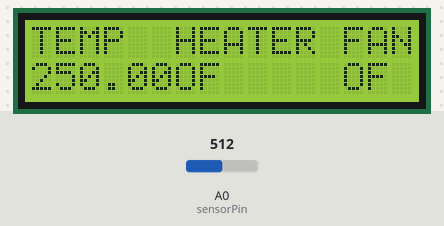
Bench run of a sketch on a simulated Arduino Uno, built with avr-gcc and run on an emulated ATmega328P. Parts: 16×2 character LCD. Inputs (shaded band) come from the test bench; at power-on: A0 (sensorPin) = 512. What the sketch prints to the serial monitor is not drawn.

Above: at 1.2 s.
1.3 s: A0 (sensorPin) set to 54
At 3.2 s:
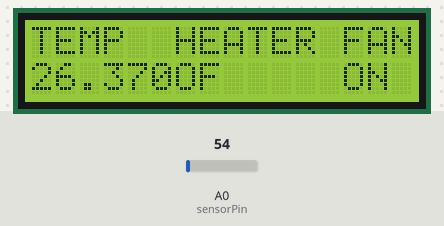
4.0 s: A0 (sensorPin) set to 51
At 5.1 s:
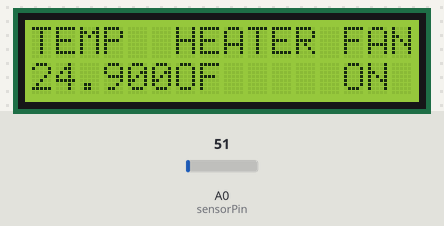
7.6 s: A0 (sensorPin) set to 15
At 10.5 s:
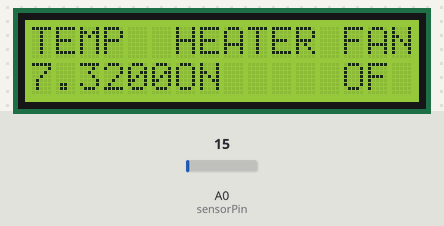
11.6 s: A0 (sensorPin) set to 122
At 15.4 s:
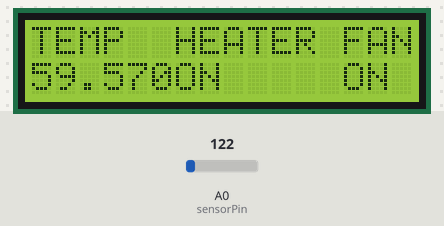
Timing chart, 0 to 16.6 s (numbered marks = the images above; inputs shaded):
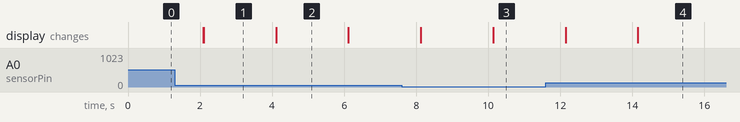

Measured:
- after the input at 1.3 s, the display: first differs from a run without the input after 0.80 s (image 1)
- after the input at 4.0 s, the display: changes after 0.11 s (image 2)
- after the input at 7.6 s, the display: first changes after 0.53 s (image 3 shows a later state)
- after the input at 11.6 s, the display: first changes after 0.55 s (image 4 shows a later state)
- what the display in image 2 shows lasts 2.0 s, from 4.1 s to 6.1 s

The sketch:

SmartChiqsArduinoFinal.ino
```cpp
#include <Wire.h>
#include <LiquidCrystal_I2C.h>
#define sensorPin A0
LiquidCrystal_I2C lcd(0x27, 16, 2);
int led1=10;
int led2=11;
int led3=12;
int signalpin =2;
int signalpin2=3;
void setup() {
  Serial.begin(9600);
  lcd.init();
  lcd.backlight();
  lcd.setCursor(0,0);
  lcd.print("TEMP");
  lcd.setCursor(6,0);
  lcd.print("HEATER");
  lcd.setCursor(6,1);
  lcd.print("OF");
  lcd.setCursor(13,0);
  lcd.print("FAN");
  lcd.setCursor(13,1);
  lcd.print("OF");

}
void loop() {
 int reading = analogRead(sensorPin);
  float voltage = reading * (5000 / 1024.0);
  float temperature = voltage / 10;
  Serial.print(temperature);
  Serial.print(" \xC2\xB0");
  Serial.println("C");
  lcd.setCursor(0,1);
  lcd.print(temperature);
  delay(2000);
  if (temperature<24){
  digitalWrite(led1, 1);
  digitalWrite(led2, 0);
  digitalWrite(led3,0);
  lcd.setCursor(6,1);
  lcd.print("ON");
  }
  else if (temperature>24&&temperature<25){
     digitalWrite(led1, 0);
     digitalWrite(led2, 1);
     digitalWrite(led3, 0);
     lcd.setCursor(6,1);
     lcd.print("OF");
     lcd.setCursor(13,1);
     lcd.print("OF");
    }
    else if (temperature>25)
    {
     digitalWrite(led1, 0);
     digitalWrite(led2, 0);
     digitalWrite(led3, 1);
     lcd.setCursor(13,1);
     lcd.print("ON");
      }
      else{
        digitalWrite(led1, 0);
        digitalWrite(led2, 0);
        digitalWrite(led3, 0);
        lcd.setCursor(6,1);
        lcd.print("OF");
        lcd.setCursor(13,1);
        lcd.print("OF");
        }
}
```
